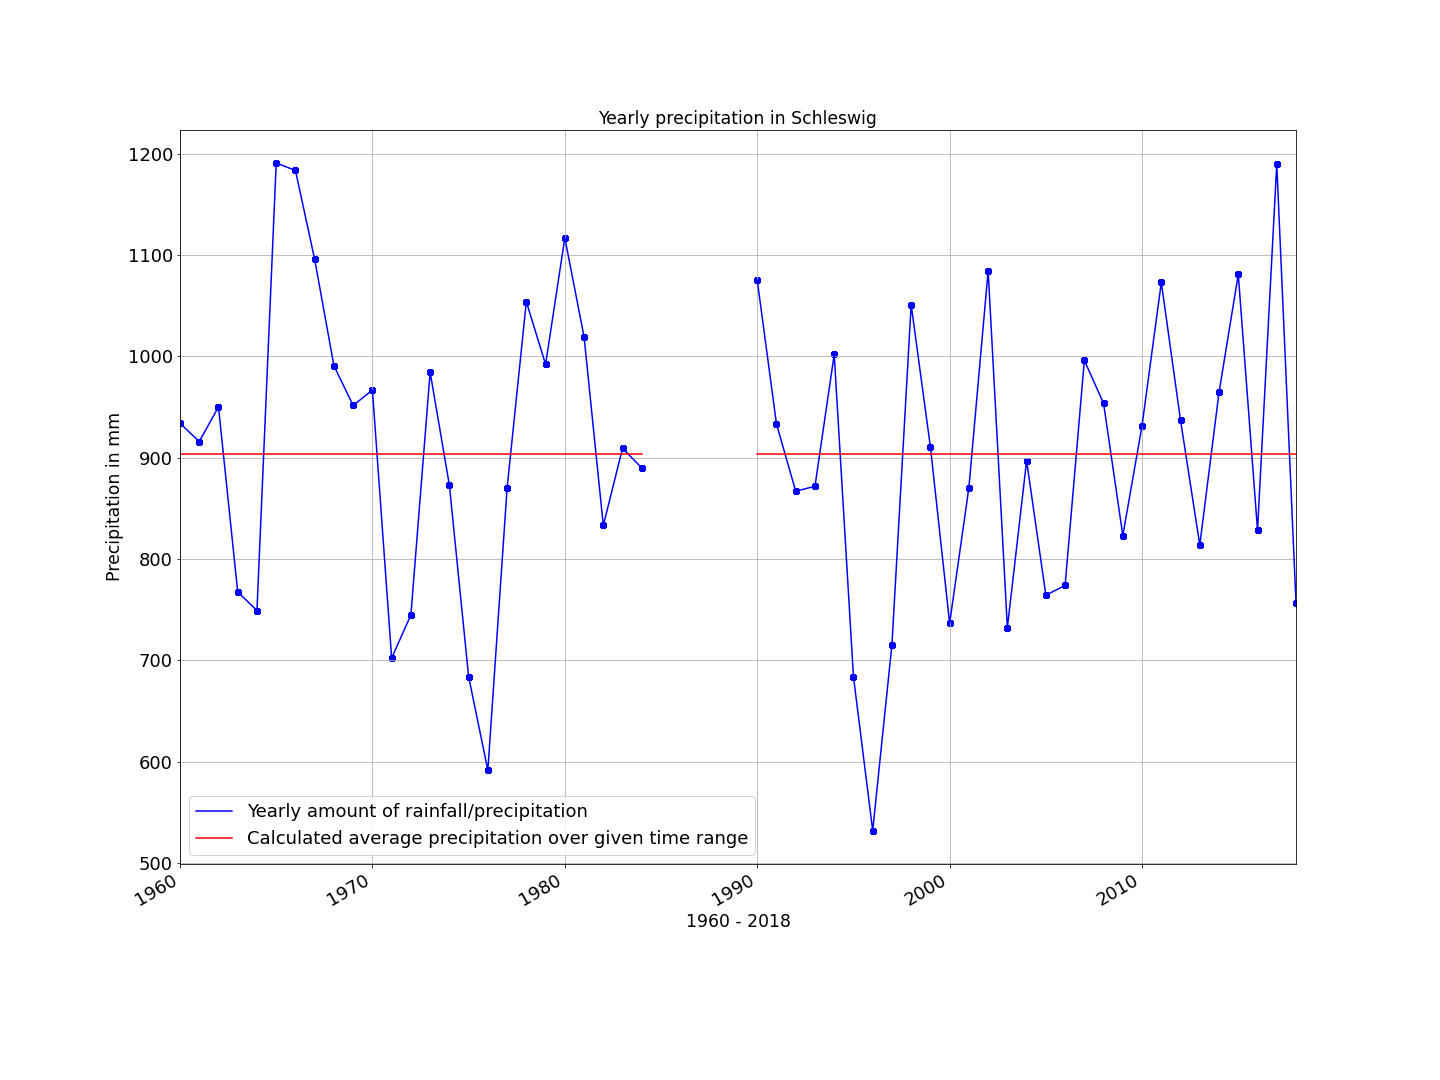

Here is the Python script that generated this plot:
#!/usr/bin/env python
# coding: utf-8

# In[ ]:

'''
https://github.com/DirkEngfer/PandasTests
Monthly precipitation [mm] summed up in (Schleswig-Holstein/Germany). programmer: Dirk Engfer, Germany
Provided Input data file: wetter_historical_Schleswig.csv

------------------------------
Original source of Input Data:
------------------------------

Datenquelle:
https://www.dwd.de/DE/leistungen/klimadatendeutschland/klarchivtagmonat.html?nn=510076
    
Deutscher Wetterdienst
Zentraler Vertrieb Klima und Umwelt
Frankfurter Straße 135
Postfach 100465
63004 Offenbach

Copyright notice by data provider:
https://www.dwd.de/DE/service/copyright/copyright_node.html
'''

# In[3]:


import os, numpy as np
import pandas as pd
from matplotlib import pyplot as plt
homedir = os.getenv('HOME')

datapath = os.path.join(homedir, 'Dokumente','python-apps','tensorflow', 'eu_air_pollution_data')
datafile = 'wetter_historical_Schleswig.csv'

indatapath = os.path.join(datapath,datafile)


# In[2]:


a = pd.DataFrame([5,6,-1,-1, 8,3,5,7,3,6,-1,3,8,5])

# Prepare a boolean mask
mask = a > 0

# New data frame with missing values filled with the last element of   
# the previous segment. Choose 'bfill' to use the first element of 
# the next segment.
a_masked = a[mask]#.fillna(method = 'ffill')
print(a_masked)
fig, ax = plt.subplots()
ax.plot(a_masked, ls = '--', lw = 2)
ax.scatter(range(len(a)),a_masked)
#ax.plot(a[mask], color='r', lw=1.5, marker = 'o')


# In[5]:


df = pd.read_csv(indatapath, header=0, sep=';',usecols=[1,14])
df['start_dt'] = pd.to_datetime(df.MESS_DATUM_BEGINN, format='%Y%m%d')
df['year'] = df['start_dt'].dt.year
df.sort_values(by=['year'], ascending=[True], inplace=True, axis=0)
df.rename(columns={"MO_RR": "rain"}, inplace=True) # rain includes all kind of precipitation
df = df.loc[(df.start_dt >= pd.to_datetime('19600101', format='%Y%m%d'))] # from year 1960
df = df.loc[(df.rain >= 0)] # discard negative values

# check all months were reported:
#print(df.groupby(['year'], sort=False, as_index=False).year.count())
# Exclude incomplete years i.e. the ones with less than 12 obs:
g = df.groupby('year', sort=False)
valid = pd.DataFrame(g['rain'].count())
valid.rename(columns={'rain':'months_with_measures'}, inplace=True)
valid = valid.loc[(valid['months_with_measures'] == 12)]
valid['year_'] = valid.index
df = df.merge(valid, left_on='year', right_on='year_', how='inner', sort=False)
# Build skeleton to complete all years in time range:
skeleton = pd.DataFrame({'year':np.arange(1960, 2018+1)})
yearly = df.groupby('year')['rain'].sum() # returns Series object
df['yearly_mean'] = yearly.mean() # mean over all years
df = df.merge(yearly, left_on='year', right_on='year', how='inner')
df.rename(columns={'rain_y':'rain_sum'}, inplace=True)
# Get in full range of years from skeleton:
# skeleton for years enables line plot with disconnected segments
df = df.merge(skeleton, how='right')
#Build up groups of connected time points with measures separated by time points with gaps:
# that is, below code is another option to display gaps in the line plot
'''first_isna = df.loc[df.rain_sum.isna()].index[0]
df.loc[df.index < first_isna, ['period1']] = df.rain_sum
follow = df.loc[df.index > first_isna] # all obs following the first NaN
next_period_start = follow.loc[follow.rain_sum.notna()].index[0]
df.loc[df.index >= next_period_start, ['period2']] = df.rain_sum
'''
print(df.index[0])
fig, ax = plt.subplots(figsize=[20,15])
#ax.plot(df['year'], df['period1'], label='Yearly amount of rainfall', color='b')
#ax.plot(df['year'], df['period2'], label=None, color='b')
ax.plot(df['year'], df['rain_sum'], label='Yearly amount of rainfall/precipitation', color='b')
ax.scatter(df['year'], df.rain_sum, color='b')
ax.plot(df['year'], df['yearly_mean'], color='r', label='Calculated average precipitation over given time range')
ax.set_xlim(1960, 2018)
ax.tick_params(labelsize=18)

ax.set_title('Yearly precipitation in Schleswig', fontsize='xx-large')
ax.legend(loc=3, prop={'size': 18})
ax.grid(True)

plt.xlabel('1960 - 2018', fontsize='xx-large')
plt.ylabel('Precipitation in mm', fontsize='xx-large')
fig.autofmt_xdate(rotation=30)
plt.savefig('Precipitation_Schleswig.png', dpi=None, facecolor='w', edgecolor='w',
        orientation='landscape', format='png')


# In[ ]:




